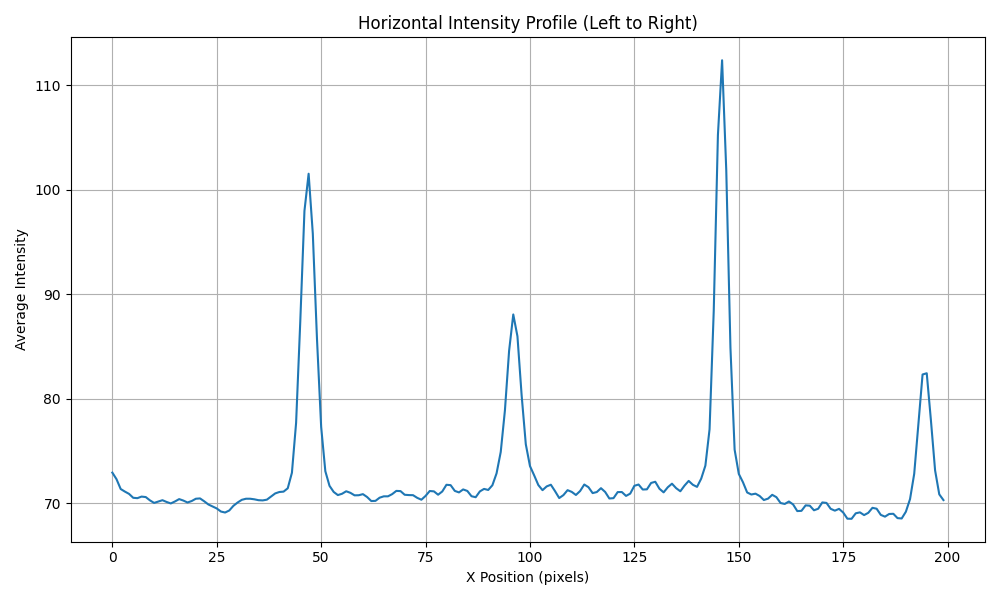
#> input picture py-src/PatternFeatures/horizontal_intensity_profile.png, 1000 x 600 px, given in place of the camera
$ python Scanning_Camera.py
#> lines starting #> are read from the running program, lines starting #| are printed output that depends on the picture; after the words box and inside, x2 and y2 are one past the last pixel; in counts of white or black regions, pixels touching at a corner belong together
import os
import cv2
import numpy as np

# Function to save an image from the camera
def save_image(frame, filename="captured_image.png"):
    cv2.imwrite(filename, frame)
    print(f"Image saved to {filename}")


# Open the camera connection
cap = cv2.VideoCapture(0)

# Check if the camera opened successfully
if not cap.isOpened():
    print("Error: Could not open camera.")
else:
    print("Press 'q' to exit the video window.")
    print("Press 'p' to save the current frame as an pattern image.")
    print("Press 'i' to save the current frame as an anomali image.")
    print("Press 'r' to change camera parameters.")
    while True:
        # Capture frames frame by frame
        ret, frame = cap.read()
#> frame is the input picture: shape (600, 1000, 3); mean B, G, R 250.3, 249.7, 248.8

        # If the frame is read correctly, ret is True
        if not ret:
            print("Error: Could not read frame.")
            break

        # Define the region of interest (ROI) as a centered square
        frame_height, frame_width = frame.shape[:2]
#> frame_height = 600; frame_width = 1000
        roi_size = 200  # Size of the square
        roi_start_x = frame_width // 2 - roi_size // 2
#> roi_start_x = 400
        roi_start_y = frame_height // 2 - roi_size // 2
#> roi_start_y = 200
        roi_end_x = roi_start_x + roi_size
#> roi_end_x = 600
        roi_end_y = roi_start_y + roi_size
#> roi_end_y = 400

        # Extract the ROI from the frame
        roi = frame[roi_start_y:roi_end_y, roi_start_x:roi_end_x]

        # Convert the ROI to grayscale
        gray_frame = cv2.cvtColor(roi, cv2.COLOR_BGR2GRAY)

        # Remove bilateral filter - use grayscale directly
        filtered = gray_frame.copy()  # No blur, just use the grayscale image directly

        # Apply adaptive thresholding with MEAN method (less blurry than Gaussian)
        thresh = cv2.adaptiveThreshold(filtered, 255, cv2.ADAPTIVE_THRESH_MEAN_C,
                                      cv2.THRESH_BINARY_INV, 15, 2)
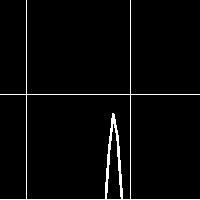
#> thresh: shape (200, 200); 3.1% white in thin lines or dots

        # Improve edge detection
        edges = cv2.Canny(filtered, 50, 150)
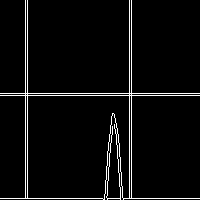
#> edges: shape (200, 200); 4.2% white in thin lines or dots

        # Morphological operations to clean up edges
        kernel = cv2.getStructuringElement(cv2.MORPH_RECT, (3, 3))
        morph = cv2.morphologyEx(thresh, cv2.MORPH_CLOSE, kernel)
#> morph: shape (200, 200); 3.1% white in thin lines or dots

        # Find contours
        contours, _ = cv2.findContours(morph, cv2.RETR_EXTERNAL, cv2.CHAIN_APPROX_SIMPLE)
#> contours = 1 contour; box (x1, y1, x2, y2) and area: (0, 0, 200, 200) 10924

        # Filter contours by area to remove noise
        min_area = 100
        valid_contours = [cnt for cnt in contours if cv2.contourArea(cnt) > min_area]
#> valid_contours has the same summary as contours

        # Create a copy of the ROI for visualization
        display_roi = roi.copy()
        roi_without_border = roi.copy()
        # Draw contours on the display image
        cv2.drawContours(display_roi, valid_contours, -1, (0, 255, 0), 1)
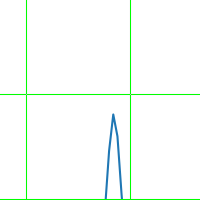
#> display_roi: shape (200, 200, 3); mean B, G, R 249.1, 253.6, 247.8

        # Store all detected corner points
        all_corners = []

        for contour in valid_contours:
            # Use a smaller epsilon for more accurate corner detection
            epsilon = 0.01 * cv2.arcLength(contour, True)
            approx = cv2.approxPolyDP(contour, epsilon, True)

            # Alternative: Use Harris corner detector for more precise corner detection
            corners = cv2.goodFeaturesToTrack(gray_frame,
                                             mask=cv2.drawContours(np.zeros_like(gray_frame), [contour], 0, 255, -1),
                                             maxCorners=25,
                                             qualityLevel=0.01,
                                             minDistance=10)

            if corners is not None:
                all_corners.extend(corners)
                for corner in corners:
                    x, y = corner.ravel()
                    cv2.circle(display_roi, (int(x), int(y)), 3, (0, 0, 255), -1)

            # Also draw the approximated polygon corners
            for point in approx:
                x, y = point[0]
                cv2.circle(display_roi, (x, y), 5, (255, 0, 0), -1)  # Blue points
                all_corners.append(np.array([[x, y]], dtype=np.float32))
#> this loop made 1 pass
#> epsilon on pass 1: 11.69
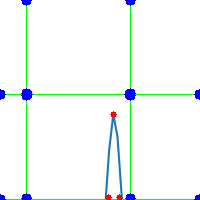
#> display_roi: shape (200, 200, 3); 1.62% of pixels changed, all inside (x1, y1, x2, y2) = (0, 0, 200, 200)
#> after the loop, all_corners = [[[113, 114]], [[130, 94]], [[26, 94]], [[108, 197]], [[119, 197]], [[28, 197]], [[26, 0]], [[26, 93]], [[0, 94]], [[26, 95]], [[26, 198]], [[0, 199]], [[199, 199]], [[130, 198]], [[130, 95]], [[199, 94]], [[130, 93]], [[130, 0]], [[129, 94]], [[27, 94]]]

        # Display the original frame with the ROI square
        frame[roi_start_y:roi_end_y, roi_start_x:roi_end_x] = display_roi
        cv2.rectangle(frame, (roi_start_x, roi_start_y), (roi_end_x, roi_end_y), (255, 0, 0), 2)

        # Display the edge image for debugging
        edge_display = cv2.cvtColor(edges, cv2.COLOR_GRAY2BGR)
#> edge_display: shape (200, 200, 3); 4.2% white in thin lines or dots
        thresh_display = cv2.cvtColor(thresh, cv2.COLOR_GRAY2BGR)
#> thresh_display: shape (200, 200, 3); 3.1% white in thin lines or dots
        gray_display = cv2.cvtColor(filtered, cv2.COLOR_GRAY2BGR)

        # Stack displays horizontally
        try:
            top_row = np.hstack([display_roi, edge_display])
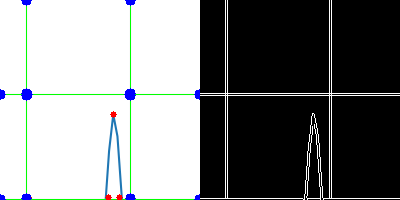
#> top_row: shape (200, 400, 3); mean B, G, R 130.1, 130.2, 128
            bottom_row = np.hstack([thresh_display, gray_display])
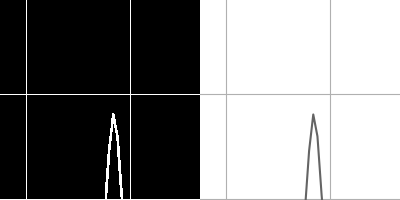
#> bottom_row: shape (200, 400, 3); min 0, max 255, mean 129.9
            combined = np.vstack([top_row, bottom_row])
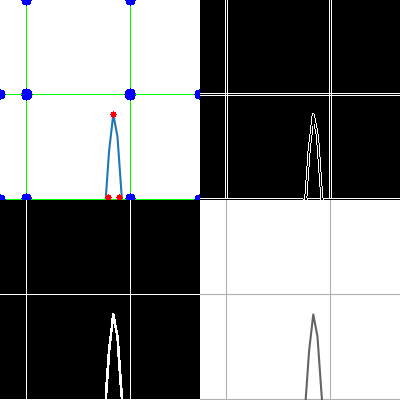
#> combined: shape (400, 400, 3); mean B, G, R 130, 130.1, 128.9
        except ValueError:
            # Handle potential shape mismatch
            h, w = display_roi.shape[:2]
            edge_display = cv2.resize(edge_display, (w, h))
            thresh_display = cv2.resize(thresh_display, (w, h))
            gray_display = cv2.resize(gray_display, (w, h))

            top_row = np.hstack([display_roi, edge_display])
            bottom_row = np.hstack([thresh_display, gray_display])
            combined = np.vstack([top_row, bottom_row])

        # Resize for display
        combined = cv2.resize(combined, (0, 0), fx=1, fy=1)

        cv2.imshow('Original Frame', frame)
        cv2.imshow('Processing Steps', combined)

        # Exit the loop if 'q' is pressed
        key = cv2.waitKey(1) & 0xFF
#> (key q is pressed here)
        if key == ord('q'):
            break
        elif key == ord('p'):
            pattern_image_count = len([name for name in os.listdir('Images') if name.startswith("pattern")])
            save_image(roi_without_border, f"Images/pattern_{pattern_image_count + 1}.png")
        elif key == ord('i'):
            pattern_image_count_2 = len([name for name in os.listdir('Images') if name.startswith("anomali")])
            print(f"Anomali image count: {pattern_image_count_2}")
            save_image(roi_without_border, f"Images/anomali_{pattern_image_count_2 + 1}.png")
        elif key == ord('r'):
            # Now set to new values
            cap.set(cv2.CAP_PROP_BRIGHTNESS, 79)
            cap.set(cv2.CAP_PROP_CONTRAST, 2)
            cap.set(cv2.CAP_PROP_GAIN, -1)
            cap.set(cv2.CAP_PROP_EXPOSURE, -6)


    cap.release()
    cv2.destroyAllWindows()

$ run again, on py-src/PatternFeatures/vertical_intensity_profile.png
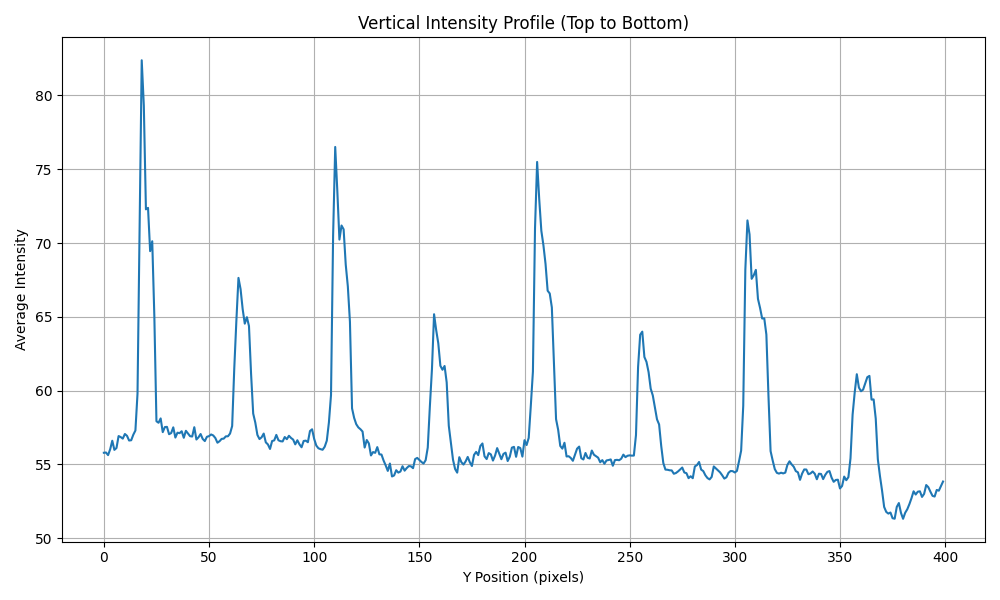
#> input picture py-src/PatternFeatures/vertical_intensity_profile.png, 1000 x 600 px, given in place of the camera
#> frame is the input picture: shape (600, 1000, 3); mean B, G, R 249.5, 248.5, 247
#> thresh: shape (200, 200); 6.3% white in thin lines or dots
#> edges: shape (200, 200); 7.6% white in thin lines or dots
#> morph: shape (200, 200); 6.4% white; 1 white region
#> contours = 1 contour; box (x1, y1, x2, y2) and area: (0, 0, 200, 200) 19920
#> valid_contours has the same summary as contours
#> the loop `for contour in valid_contours:` made 1 pass
#> epsilon on pass 1: 13.03
#> after the loop `for contour in valid_contours:`:
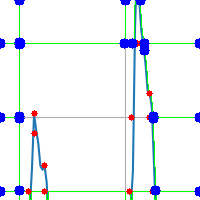
#> display_roi: shape (200, 200, 3); mean B, G, R 246.1, 242.2, 237
#> after the loop `for contour in valid_contours:`: all_corners = 36 items, first 6: [[44, 165]], [[34, 113]], [[149, 117]], [[137, 43]], [[44, 191]], [[152, 191]]
#> edge_display: shape (200, 200, 3); 7.6% white in thin lines or dots
#> thresh_display: shape (200, 200, 3); 6.3% white in thin lines or dots
#> `combined = np.vstack([top_row, bottom_row])`:
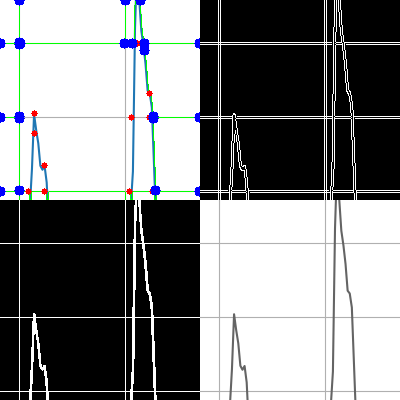
#> combined: shape (400, 400, 3); mean B, G, R 132.4, 131.4, 130.1
